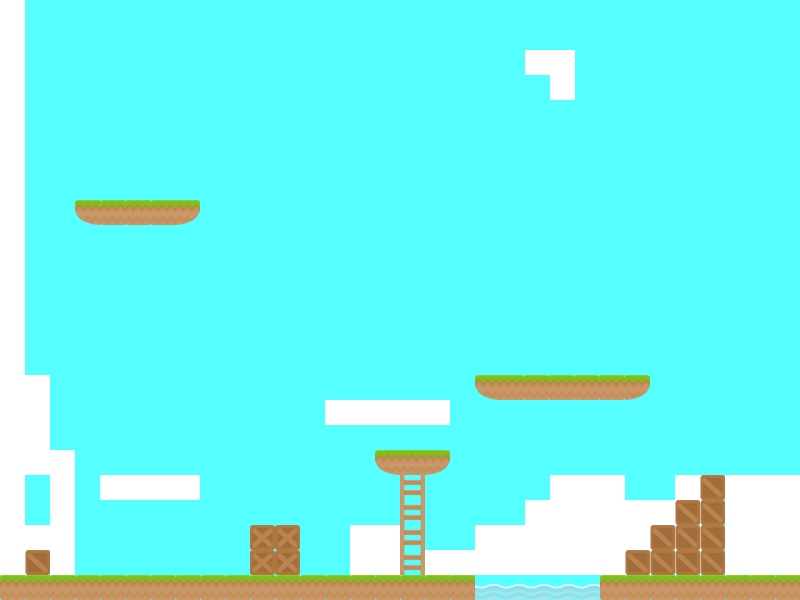

Rendered tile map (Tiled .tmx) drawn with the repository's tilesets; below, a short description and the map source with its tile grids summarised:
An orthogonal 32x24 tile map with 25x25 px tiles, 3 tile layers (Background, UP, SIDE), 2 tilesets and 3 objects (3x Slug).

<map version="1.0" orientation="orthogonal" width="32" height="24" tilewidth="25" tileheight="25" backgroundcolor="#55ffff">
 <properties>
  <property name="Backgroung Image" value="level1_background.png" />
 </properties>
 <tileset firstgid="1" name="spritesheet-nick" tilewidth="25" tileheight="25">
  <image source="spritesheet-nick.png" trans="ffffff" width="300" height="250" />
  <tile id="1">
   <properties>
    <property name="1" value="200" />
    <property name="2" value="500" />
   </properties>
  </tile>
 </tileset>
 <tileset firstgid="121" source="Bad.tsx" />
 <layer name="Background" width="32" height="24">
  <data>[768 cells, 128 non-empty, 9 distinct tile ids]</data>
 </layer>
 <layer name="UP" width="32" height="24">
  <properties>
   <property name="1" value="200" />
   <property name="2" value="400" />
  </properties>
  <data>[768 cells, 12 non-empty, 4 distinct tile ids]</data>
 </layer>
 <layer name="SIDE" width="32" height="24">
  <properties>
   <property name="1" value="200" />
   <property name="2" value="500" />
  </properties>
  <data>[768 cells, 12 non-empty, 4 distinct tile ids]</data>
 </layer>
 <objectgroup name="Object_Baddy" width="0" height="0">
  <object name="Bad2" type="Slug" x="200" y="550" width="25" height="25" />
  <object name="Bad1" type="Slug" x="300" y="550" width="25" height="25" />
  <object name="Bad3" type="Slug" x="100" y="550" width="25" height="25" />
 </objectgroup>
 <objectgroup name="Object_player" width="0" height="0" />
</map>